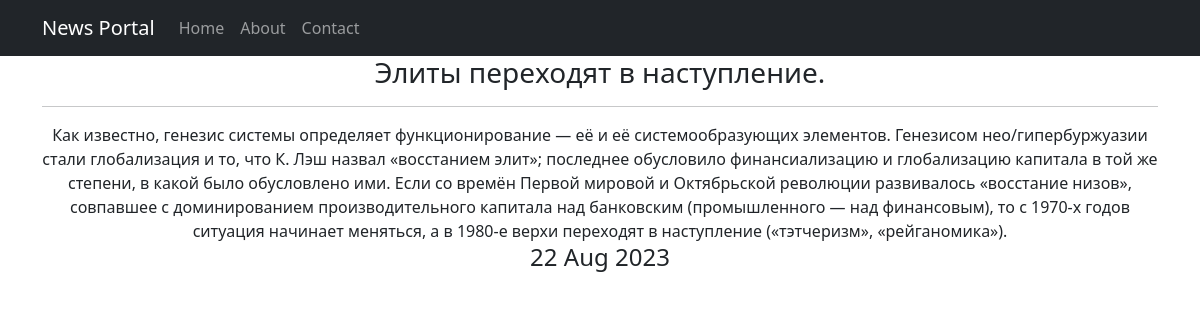
Page /news/5/ on the committed database.
### news/models.py (models this page shows, shortened)
class Post(models.Model):
    author = models.ForeignKey(Author, on_delete=models.CASCADE)
    NEWS = 'NW'
    ARTICLE = 'AR'
    CATEGORY_CHOICES = (
        (NEWS, 'Новость'),
        (ARTICLE, 'Статья'),
    )
    category_type = models.CharField(max_length=2, choices=CATEGORY_CHOICES)
    date_creation = models.DateTimeField(auto_now_add=True, )
    post_category = models.ManyToManyField(Category, through='PostCategory')
    title = models.CharField(max_length=54)
    text = models.TextField()
    rating = models.SmallIntegerField(default=0)

### news/views.py (the view)
# urls.py: path('<int:pk>/', PostDetailView.as_view()),
class PostDetailView(DetailView):
    model = Post
    template_name = 'news/index.html'
    context_object_name = 'article'
    def get_context_data(self, **kwargs):
        context = super().get_context_data(**kwargs)
        return context

### news/templatetags/filter_cenz.py (called while the page is built)
@register.filter()
def censor(value):
    for i in CENSOR_WORDS:
        value = value.replace(i, "*" * len(i))
    return f'{value}'

### news/templates/news/index.html (shortened to what this page needs)
{% extends 'news/default.html' %}
{% load filter_cenz %}
{% block content %}
<h3>{{ article.title | censor }}</h3>
<hr
<h>{{ article.text | censor }}</h>
<h4>{{ article.date_creation | date:'d M Y' }}</h4>
{% endblock content %}

### rows in the picture
Post: title|censor "Элиты переходят в наступление.", text|censor "Как известно, генезис системы определяет функционирование — её и её системообразующих элементов. Генезисом нео/гипербуржуазии стали глобализация и то, что К. Лэш назвал «восстанием элит»; последнее обусловило финансиализацию и глобализацию капитала в той же степени, в какой было обусловлено ими. Если со времён Первой мировой и Октябрьской революции развивалось «восстание низов», совпавшее с доминированием производительного капитала над банковским (промышленного — над финансовым), то с 1970-х годов ситуация начинает меняться, а в 1980-е верхи переходят в наступление («тэтчеризм», «рейганомика»).", date_creation "22 Aug 2023"
